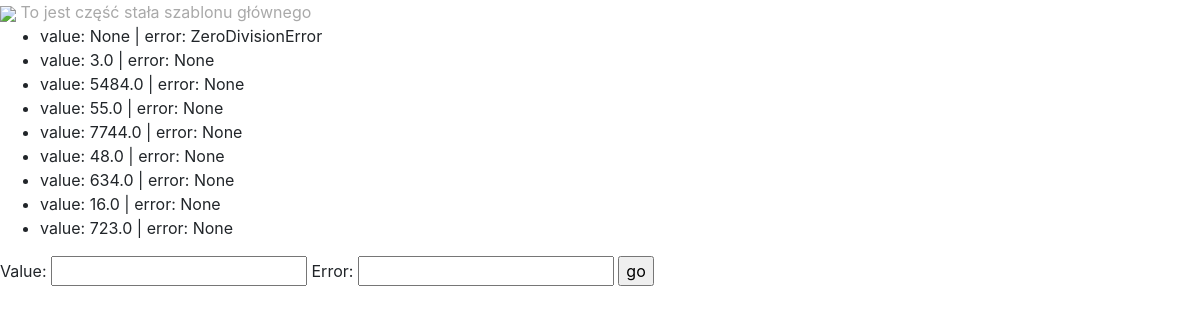
Before: /maths/results/ with the older database file.
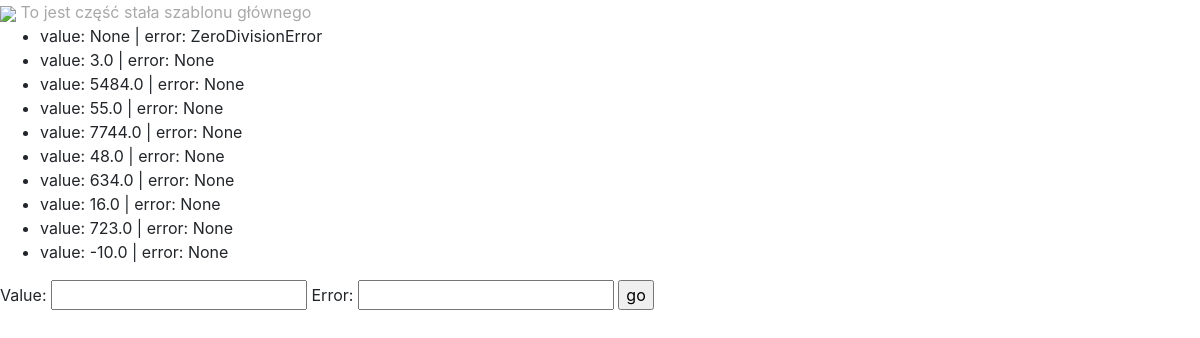
After: the same page with the newer database file.
### maths/models.py (models this page shows)
class Result(models.Model):
    value = models.FloatField(blank=True, null=True, unique=True)
    error = models.CharField(
        max_length=255,
        null=True,
        blank=True,
        unique=True
    )
    def __str__(self):
        return f"value: {self.value} | error: {self.error}"
    """
    # constraint/więzy coby w bazie result wartość miało albo tylko value albo tylko result
    class Meta:
        constraints = [
            models.CheckConstraint(
                name="%(app_label)s_%(class)s_value_error_together",
                check=(
                        models.Q(
                            value__isnull=False,
                            error__isnull=True,
                        )
                        | models.Q(
                            value__isnull=True,
                            error__isnull=False,
                        )
                     ),
                )
           ]
    """

### maths/views.py (the view, shortened to what this page needs)
# urls.py: path('results/', results_list, name="results"),
def results_list(request):
    form = ResultForm()
    results = Result.objects.all()
    return render(
        request=request,
        template_name="maths/results.html",
        context={
            "results": results,
            "form": form
        }
    )

### maths/forms.py (shortened to what this page needs)
class ResultForm(forms.ModelForm):
    class Meta:
        model = Result
        fields = '__all__'

### maths/templates/maths/results.html (shortened to what this page needs)
{% extends "maths/main.html" %}
{% block content %}
   <ul>
       {% for r in results %}
           <li>{{ r }}</li>
       {% endfor %}
   </ul>
   <form method="post">
   {{ form.as_table }}
   <input type="submit" value="go">
</form>
{% endblock %}

Changed rows visible on the page:
added Result: value+error "value: -10.0 | error: None"
